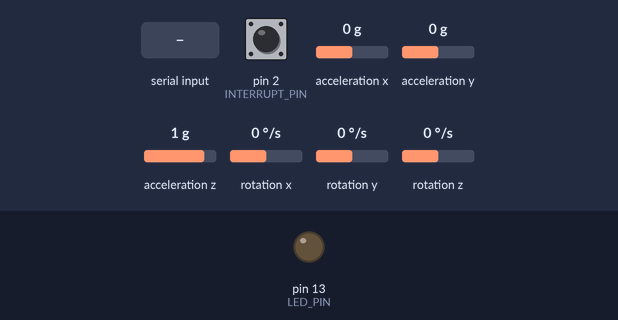
The sketch below on a simulated Arduino Leonardo, built with avr-gcc and run on an emulated ATmega32U4. On the bench: output pins drawn as LEDs (lit = HIGH). Dashed ring = blinking. The inputs (shaded band) are chosen by the test bench; at power-on: acceleration x 0 g, acceleration y 0 g, rotation z 0 °/s, pin 2 (INTERRUPT_PIN) LOW, acceleration z 1 g, rotation x 0 °/s, rotation y 0 °/s. Storage starts empty; the sensor or clock chip raises its interrupt line as the real part does; what the sketch prints to the serial monitor is not drawn.

Above: at 0.8 s.
0.9 s: "1\n" received over Serial
At 1.9 s:
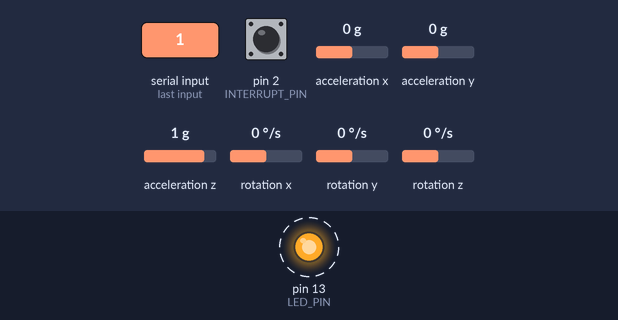
3.9 s: acceleration x set to -1.4 g
6.9 s: acceleration y set to -1.4 g
12.9 s: rotation z set to -192 °/s
Timing chart, 0 to 16.9 s (numbered marks = the images above; inputs shaded):
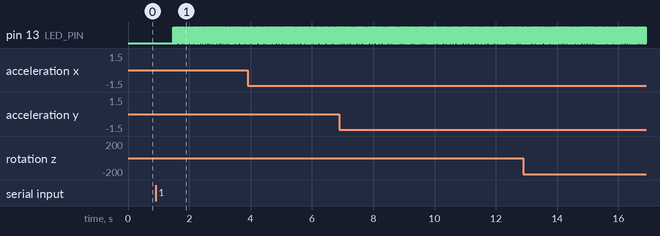

The sketch:

SensorsAngles.ino
```cpp
// I2C device class (I2Cdev) demonstration Arduino sketch for MPU6050 class using DMP (MotionApps v2.0)
// 6/21/2012 by Jeff Rowberg <jeff@rowberg.net>
// Updates should (hopefully) always be available at https://github.com/jrowberg/i2cdevlib
//
// Changelog:
//      2019-07-08 - Added Auto Calibration and offset generator
//       - and altered FIFO retrieval sequence to avoid using blocking code
//      2016-04-18 - Eliminated a potential infinite loop
//      2013-05-08 - added seamless Fastwire support
//                 - added note about gyro calibration
//      2012-06-21 - added note about Arduino 1.0.1 + Leonardo compatibility error
//      2012-06-20 - improved FIFO overflow handling and simplified read process
//      2012-06-19 - completely rearranged DMP initialization code and simplification
//      2012-06-13 - pull gyro and accel data from FIFO packet instead of reading directly
//      2012-06-09 - fix broken FIFO read sequence and change interrupt detection to RISING
//      2012-06-05 - add gravity-compensated initial reference frame acceleration output
//                 - add 3D math helper file to DMP6 example sketch
//                 - add Euler output and Yaw/Pitch/Roll output formats
//      2012-06-04 - remove accel offset clearing for better results (thanks Sungon Lee)
//      2012-06-01 - fixed gyro sensitivity to be 2000 deg/sec instead of 250
//      2012-05-30 - basic DMP initialization working

/* ============================================
I2Cdev device library code is placed under the MIT license
Copyright (c) 2012 Jeff Rowberg

Permission is hereby granted, free of charge, to any person obtaining a copy
of this software and associated documentation files (the "Software"), to deal
in the Software without restriction, including without limitation the rights
to use, copy, modify, merge, publish, distribute, sublicense, and/or sell
copies of the Software, and to permit persons to whom the Software is
furnished to do so, subject to the following conditions:

The above copyright notice and this permission notice shall be included in
all copies or substantial portions of the Software.

THE SOFTWARE IS PROVIDED "AS IS", WITHOUT WARRANTY OF ANY KIND, EXPRESS OR
IMPLIED, INCLUDING BUT NOT LIMITED TO THE WARRANTIES OF MERCHANTABILITY,
FITNESS FOR A PARTICULAR PURPOSE AND NONINFRINGEMENT. IN NO EVENT SHALL THE
AUTHORS OR COPYRIGHT HOLDERS BE LIABLE FOR ANY CLAIM, DAMAGES OR OTHER
LIABILITY, WHETHER IN AN ACTION OF CONTRACT, TORT OR OTHERWISE, ARISING FROM,
OUT OF OR IN CONNECTION WITH THE SOFTWARE OR THE USE OR OTHER DEALINGS IN
THE SOFTWARE.
===============================================
*/

// I2Cdev and MPU6050 must be installed as libraries, or else the .cpp/.h files
// for both classes must be in the include path of your project
#include "I2Cdev.h"

#include "MPU6050_6Axis_MotionApps20.h"
//#include "MPU6050.h" // not necessary if using MotionApps include file

// Arduino Wire library is required if I2Cdev I2CDEV_ARDUINO_WIRE implementation
// is used in I2Cdev.h
#if I2CDEV_IMPLEMENTATION == I2CDEV_ARDUINO_WIRE

#include "Wire.h"

#endif

#include <SPI.h>
#include <SD.h>

File myFile;

// class default I2C address is 0x68
// specific I2C addresses may be passed as a parameter here
// AD0 low = 0x68 (default for SparkFun breakout and InvenSense evaluation board)
// AD0 high = 0x69
//MPU6050 mpu;
MPU6050 mpu(0x69); // <-- use for AD0 high

/* =========================================================================
   NOTE: In addition to connection 3.3v, GND, SDA, and SCL, this sketch
   depends on the MPU-6050's INT pin being connected to the Arduino's
   external interrupt #0 pin. On the Arduino Uno and Mega 2560, this is
   digital I/O pin 2.
 * ========================================================================= */

/* =========================================================================
   NOTE: Arduino v1.0.1 with the Leonardo board generates a compile error
   when using Serial.write(buf, len). The Teapot output uses this method.
   The solution requires a modification to the Arduino USBAPI.h file, which
   is fortunately simple, but annoying. This will be fixed in the next IDE
   release. For more info, see these links:

   http://arduino.cc/forum/index.php/topic,109987.0.html
   http://code.google.com/p/arduino/issues/detail?id=958
 * ========================================================================= */


// uncomment "OUTPUT_READABLE_QUATERNION" if you want to see the actual
// quaternion components in a [w, x, y, z] format (not best for parsing
// on a remote host such as Processing or something though)
#define OUTPUT_READABLE_QUATERNION

// uncomment "OUTPUT_READABLE_EULER" if you want to see Euler angles
// (in degrees) calculated from the quaternions coming from the FIFO.
// Note that Euler angles suffer from gimbal lock (for more info, see
// http://en.wikipedia.org/wiki/Gimbal_lock)
//#define OUTPUT_READABLE_EULER

// uncomment "OUTPUT_READABLE_YAWPITCHROLL" if you want to see the yaw/
// pitch/roll angles (in degrees) calculated from the quaternions coming
// from the FIFO. Note this also requires gravity vector calculations.
// Also note that yaw/pitch/roll angles suffer from gimbal lock (for
// more info, see: http://en.wikipedia.org/wiki/Gimbal_lock)
//#define OUTPUT_READABLE_YAWPITCHROLL

// uncomment "OUTPUT_READABLE_REALACCEL" if you want to see acceleration
// components with gravity removed. This acceleration reference frame is
// not compensated for orientation, so +X is always +X according to the
// sensor, just without the effects of gravity. If you want acceleration
// compensated for orientation, us OUTPUT_READABLE_WORLDACCEL instead.
//#define OUTPUT_READABLE_REALACCEL

// uncomment "OUTPUT_READABLE_WORLDACCEL" if you want to see acceleration
// components with gravity removed and adjusted for the world frame of
// reference (yaw is relative to initial orientation, since no magnetometer
// is present in this case). Could be quite handy in some cases.
//#define OUTPUT_READABLE_WORLDACCEL

// uncomment "OUTPUT_TEAPOT" if you want output that matches the
// format used for the InvenSense teapot demo
//#define OUTPUT_TEAPOT


#define INTERRUPT_PIN 2  // use pin 2 on Arduino Uno & most boards
#define LED_PIN 13 // (Arduino is 13, Teensy is 11, Teensy++ is 6)
bool blinkState = false;

// MPU control/status vars
bool dmpReady = false;  // set true if DMP init was successful
uint8_t mpuIntStatus;   // holds actual interrupt status byte from MPU
uint8_t devStatus;      // return status after each device operation (0 = success, !0 = error)
uint16_t packetSize;    // expected DMP packet size (default is 42 bytes)
uint16_t fifoCount;     // count of all bytes currently in FIFO
uint8_t fifoBuffer[64]; // FIFO storage buffer

// orientation/motion vars
Quaternion q;           // [w, x, y, z]         quaternion container
VectorInt16 aa;         // [x, y, z]            accel sensor measurements
VectorInt16 aaReal;     // [x, y, z]            gravity-free accel sensor measurements
VectorInt16 aaWorld;    // [x, y, z]            world-frame accel sensor measurements
VectorFloat gravity;    // [x, y, z]            gravity vector
float euler[3];         // [psi, theta, phi]    Euler angle container
float ypr[3];           // [yaw, pitch, roll]   yaw/pitch/roll container and gravity vector


unsigned long startMillis;
unsigned long currentMillis;
const unsigned long period = 200;

// packet structure for InvenSense teapot demo
uint8_t teapotPacket[14] = {'$', 0x02, 0, 0, 0, 0, 0, 0, 0, 0, 0x00, 0x00, '\r', '\n'};

struct QuaternionNew {
    double w, x, y, z;

    QuaternionNew() {
        this->x = 0.0f;
        this->y = 0.0f;
        this->z = 0.0f;
        this->w = 0.0f;
    }

    QuaternionNew(double x, double y, double z, double w) {
        this->x = x;
        this->y = y;
        this->z = z;
        this->w = w;
    }

    QuaternionNew ToQuaternion(double yaw, double pitch, double roll) // yaw (Z), pitch (Y), roll (X)
    {
        // Abbreviations for the various angular functions
        double cy = cos(yaw * 0.5);
        double sy = sin(yaw * 0.5);
        double cp = cos(pitch * 0.5);
        double sp = sin(pitch * 0.5);
        double cr = cos(roll * 0.5);
        double sr = sin(roll * 0.5);

        QuaternionNew q;
        q.w = cy * cp * cr + sy * sp * sr;
        q.x = cy * cp * sr - sy * sp * cr;
        q.y = sy * cp * sr + cy * sp * cr;
        q.z = sy * cp * cr - cy * sp * sr;

        return q;
    }


};


struct EulerAnglesNew {
    double roll, pitch, yaw;

    EulerAnglesNew ToEulerAngles(QuaternionNew q) {
        EulerAnglesNew angles;

        // roll (x-axis rotation)
        double sinr_cosp = 2 * (q.w * q.x + q.y * q.z);
        double cosr_cosp = 1 - 2 * (q.x * q.x + q.y * q.y);
        angles.roll = atan2(sinr_cosp, cosr_cosp);

        // pitch (y-axis rotation)
        double sinp = 2 * (q.w * q.y - q.z * q.x);
        if (abs(sinp) >= 1)
            angles.pitch = copysign(M_PI / 2, sinp); // use 90 degrees if out of range
        else
            angles.pitch = asin(sinp);

        // yaw (z-axis rotation)
        double siny_cosp = 2 * (q.w * q.z + q.x * q.y);
        double cosy_cosp = 1 - 2 * (q.y * q.y + q.z * q.z);
        angles.yaw = atan2(siny_cosp, cosy_cosp);

        return angles;
    }
};


// ================================================================
// ===               INTERRUPT DETECTION ROUTINE                ===
// ================================================================

volatile bool mpuInterrupt = false;     // indicates whether MPU interrupt pin has gone high
void dmpDataReady() {
    mpuInterrupt = true;
}


// ================================================================
// ===                      Logger SETUP                       ===
// ================================================================

void setup_card() {
    startMillis = millis();  //initial start time

    // Open serial communications and wait for port to open:
    while (!Serial) { ; // wait for serial port to connect. Needed for native USB port only
    }


    Serial.print("Initializing SD card...");

    if (!SD.begin(4)) {
        Serial.println("initialization failed!");
        while (1);
    }
    Serial.println("initialization done.");

    // open the file. note that only one file can be open at a time,
    // so you have to close this one before opening another.
    myFile = SD.open("test.txt", FILE_WRITE);

    // if the file opened okay, write to it:
    if (myFile) {
        Serial.print("Writing to test.txt...");

        // close the file:
        myFile.close();
        Serial.println("done.");
    } else {
        // if the file didn't open, print an error:
        Serial.println("error opening test.txt");
    }

    // re-open the file for reading:
    myFile = SD.open("test.txt");
    if (myFile) {
        Serial.println("test.txt:");

        // read from the file until there's nothing else in it:
        while (myFile.available()) {
            Serial.write(myFile.read());
        }
        // close the file:
        myFile.close();
    } else {
        // if the file didn't open, print an error:
        Serial.println("error opening test.txt");
    }
}

// ================================================================
// ===                      INITIAL SETUP                       ===
// ================================================================

void setup() {
    // join I2C bus (I2Cdev library doesn't do this automatically)
#if I2CDEV_IMPLEMENTATION == I2CDEV_ARDUINO_WIRE
    Wire.begin();
    Wire.setClock(400000); // 400kHz I2C clock. Comment this line if having compilation difficulties
#elif I2CDEV_IMPLEMENTATION == I2CDEV_BUILTIN_FASTWIRE
    Fastwire::setup(400, true);
#endif

    // initialize serial communication
    // (115200 chosen because it is required for Teapot Demo output, but it's
    // really up to you depending on your project)
    Serial.begin(115200);
    while (!Serial); // wait for Leonardo enumeration, others continue immediately

    // NOTE: 8MHz or slower host processors, like the Teensy @ 3.3V or Arduino
    // Pro Mini running at 3.3V, cannot handle this baud rate reliably due to
    // the baud timing being too misaligned with processor ticks. You must use
    // 38400 or slower in these cases, or use some kind of external separate
    // crystal solution for the UART timer.

    // initialize device
    Serial.println(F("Initializing I2C devices..."));
    mpu.initialize();
    pinMode(INTERRUPT_PIN, INPUT);

    // verify connection
    Serial.println(F("Testing device connections..."));
    Serial.println(mpu.testConnection() ? F("MPU6050 connection successful") : F("MPU6050 connection failed"));

    // wait for ready
    Serial.println(F("\nSend any character to begin DMP programming and demo: "));
    while (Serial.available() && Serial.read()); // empty buffer
    while (!Serial.available());                 // wait for data
    while (Serial.available() && Serial.read()); // empty buffer again

    // load and configure the DMP
    Serial.println(F("Initializing DMP..."));
    devStatus = mpu.dmpInitialize();

    // supply your own gyro offsets here, scaled for min sensitivity
    mpu.setXGyroOffset(220);
    mpu.setYGyroOffset(76);
    mpu.setZGyroOffset(-85);
    mpu.setZAccelOffset(1788); // 1688 factory default for my test chip

    // make sure it worked (returns 0 if so)
    if (devStatus == 0) {
        // Calibration Time: generate offsets and calibrate our MPU6050
        mpu.CalibrateAccel(6);
        mpu.CalibrateGyro(6);
        mpu.PrintActiveOffsets();
        // turn on the DMP, now that it's ready
        Serial.println(F("Enabling DMP..."));
        mpu.setDMPEnabled(true);

        // enable Arduino interrupt detection
        Serial.print(F("Enabling interrupt detection (Arduino external interrupt "));
        Serial.print(digitalPinToInterrupt(INTERRUPT_PIN));
        Serial.println(F(")..."));
        attachInterrupt(digitalPinToInterrupt(INTERRUPT_PIN), dmpDataReady, RISING);
        mpuIntStatus = mpu.getIntStatus();

        // set our DMP Ready flag so the main loop() function knows it's okay to use it
        Serial.println(F("DMP ready! Waiting for first interrupt..."));
        dmpReady = true;

        // get expected DMP packet size for later comparison
        packetSize = mpu.dmpGetFIFOPacketSize();
    } else {
        // ERROR!
        // 1 = initial memory load failed
        // 2 = DMP configuration updates failed
        // (if it's going to break, usually the code will be 1)
        Serial.print(F("DMP Initialization failed (code "));
        Serial.print(devStatus);
        Serial.println(F(")"));
    }

    // configure LED for output
    pinMode(LED_PIN, OUTPUT);
    setup_card();
}


// ================================================================
// ===                    MAIN PROGRAM LOOP                     ===
// ================================================================

void loop() {
    // if programming failed, don't try to do anything
    if (!dmpReady) return;

    // wait for MPU interrupt or extra packet(s) available
    while (!mpuInterrupt && fifoCount < packetSize) {
        if (mpuInterrupt && fifoCount < packetSize) {
            // try to get out of the infinite loop
            fifoCount = mpu.getFIFOCount();
        }
        // other program behavior stuff here
        // .
        // .
        // .
        // if you are really paranoid you can frequently test in between other
        // stuff to see if mpuInterrupt is true, and if so, "break;" from the
        // while() loop to immediately process the MPU data
        // .
        // .
        // .
    }

    // reset interrupt flag and get INT_STATUS byte
    mpuInterrupt = false;
    mpuIntStatus = mpu.getIntStatus();

    // get current FIFO count
    fifoCount = mpu.getFIFOCount();
    if (fifoCount < packetSize) {
        //Lets go back and wait for another interrupt. We shouldn't be here, we got an interrupt from another event
        // This is blocking so don't do it   while (fifoCount < packetSize) fifoCount = mpu.getFIFOCount();
    }
        // check for overflow (this should never happen unless our code is too inefficient)
    else if ((mpuIntStatus & _BV(MPU6050_INTERRUPT_FIFO_OFLOW_BIT)) || fifoCount >= 1024) {
        // reset so we can continue cleanly
        mpu.resetFIFO();
        //  fifoCount = mpu.getFIFOCount();  // will be zero after reset no need to ask
        Serial.println(F("FIFO overflow!"));

        // otherwise, check for DMP data ready interrupt (this should happen frequently)
    } else if (mpuIntStatus & _BV(MPU6050_INTERRUPT_DMP_INT_BIT)) {

        // read a packet from FIFO
        while (fifoCount >= packetSize) { // Lets catch up to NOW, someone is using the dreaded delay()!
            mpu.getFIFOBytes(fifoBuffer, packetSize);
            // track FIFO count here in case there is > 1 packet available
            // (this lets us immediately read more without waiting for an interrupt)
            fifoCount -= packetSize;
        }
#ifdef OUTPUT_READABLE_QUATERNION
        // display quaternion values in easy matrix form: w x y z
        mpu.dmpGetQuaternion(&q, fifoBuffer);
        Serial.print("quat\t");
        Serial.print(q.w);
        Serial.print("\t");
        Serial.print(q.x);
        Serial.print("\t");
        Serial.print(q.y);
        Serial.print("\t");
        Serial.println(q.z);
        QuaternionNew quat(q.x, q.y, q.z, q.w);
        double x, y, z;
        EulerAnglesNew eul = eul.ToEulerAngles(quat);
        Serial.print("\t Roll: ");
        Serial.println(eul.roll * 180 / M_PI);
        Serial.print("\t Pitch: ");
        Serial.println(eul.pitch * 180 / M_PI);
        Serial.print("\t Yaw: ");
        Serial.println(eul.yaw * 180 / M_PI);


//***************log data******************************///
        currentMillis = millis();  //get the current time
        if (currentMillis - startMillis >= period)  //test whether the period has elapsed
        {
            myFile = SD.open("test.txt", FILE_WRITE);
            if (myFile) {
                myFile.print("\t Roll: ");
                myFile.print(eul.roll * 180 / M_PI);
                myFile.print("\t Pitch: ");
                myFile.print(eul.pitch * 180 / M_PI);
                myFile.print("\t Yaw: ");
                myFile.println(eul.yaw * 180 / M_PI);
                // close the file:

                myFile.print("quat\t");
                myFile.print(q.w);
                myFile.print("\t");
                myFile.print(q.x);
                myFile.print("\t");
                myFile.print(q.y);
                myFile.print("\t");
                myFile.println(q.z);
                myFile.close();
                Serial.println("done.");
            } else {
                // if the file didn't open, print an error:
                Serial.println("error opening test.txt");
            } //will wrap round from 255 to 0 because brightness is an unsigned data type
            startMillis = currentMillis;  //IMPORTANT to save the start time of the current LED brightness
        }

#endif

#ifdef OUTPUT_READABLE_EULER
        // display Euler angles in degrees
        mpu.dmpGetQuaternion(&q, fifoBuffer);
        mpu.dmpGetEuler(euler, &q);
        Serial.print("euler\t");
        Serial.print(euler[0] * 180/M_PI);
        Serial.print("\t");
        Serial.print(euler[1] * 180/M_PI);
        Serial.print("\t");
        Serial.println(euler[2] * 180/M_PI);
#endif

#ifdef OUTPUT_READABLE_YAWPITCHROLL
        // display Euler angles in degrees
        mpu.dmpGetQuaternion(&q, fifoBuffer);
        mpu.dmpGetGravity(&gravity, &q);
        mpu.dmpGetYawPitchRoll(ypr, &q, &gravity);
        Serial.print("ypr\t");
        Serial.print(ypr[0] * 180/M_PI);
        Serial.print("\t");
        Serial.print(ypr[1] * 180/M_PI);
        Serial.print("\t");
        Serial.println(ypr[2] * 180/M_PI);
#endif

#ifdef OUTPUT_READABLE_REALACCEL
        // display real acceleration, adjusted to remove gravity
        mpu.dmpGetQuaternion(&q, fifoBuffer);
        mpu.dmpGetAccel(&aa, fifoBuffer);
        mpu.dmpGetGravity(&gravity, &q);
        mpu.dmpGetLinearAccel(&aaReal, &aa, &gravity);
        Serial.print("areal\t");
        Serial.print(aaReal.x);
        Serial.print("\t");
        Serial.print(aaReal.y);
        Serial.print("\t");
        Serial.println(aaReal.z);
#endif

#ifdef OUTPUT_READABLE_WORLDACCEL
        // display initial world-frame acceleration, adjusted to remove gravity
        // and rotated based on known orientation from quaternion
        mpu.dmpGetQuaternion(&q, fifoBuffer);
        mpu.dmpGetAccel(&aa, fifoBuffer);
        mpu.dmpGetGravity(&gravity, &q);
        mpu.dmpGetLinearAccel(&aaReal, &aa, &gravity);
        mpu.dmpGetLinearAccelInWorld(&aaWorld, &aaReal, &q);
        Serial.print("aworld\t");
        Serial.print(aaWorld.x);
        Serial.print("\t");
        Serial.print(aaWorld.y);
        Serial.print("\t");
        Serial.println(aaWorld.z);
#endif

#ifdef OUTPUT_TEAPOT
        // display quaternion values in InvenSense Teapot demo format:
        teapotPacket[2] = fifoBuffer[0];
        teapotPacket[3] = fifoBuffer[1];
        teapotPacket[4] = fifoBuffer[4];
        teapotPacket[5] = fifoBuffer[5];
        teapotPacket[6] = fifoBuffer[8];
        teapotPacket[7] = fifoBuffer[9];
        teapotPacket[8] = fifoBuffer[12];
        teapotPacket[9] = fifoBuffer[13];
        Serial.write(teapotPacket, 14);
        teapotPacket[11]++; // packetCount, loops at 0xFF on purpose
#endif

        // blink LED to indicate activity
        blinkState = !blinkState;
        digitalWrite(LED_PIN, blinkState);
    }
}
```

Measured:
- after the input at 0.9 s, pin 13 (LED_PIN): alternates HIGH for 0.01 s and LOW for 0.01 s, starting after 0.57 s
